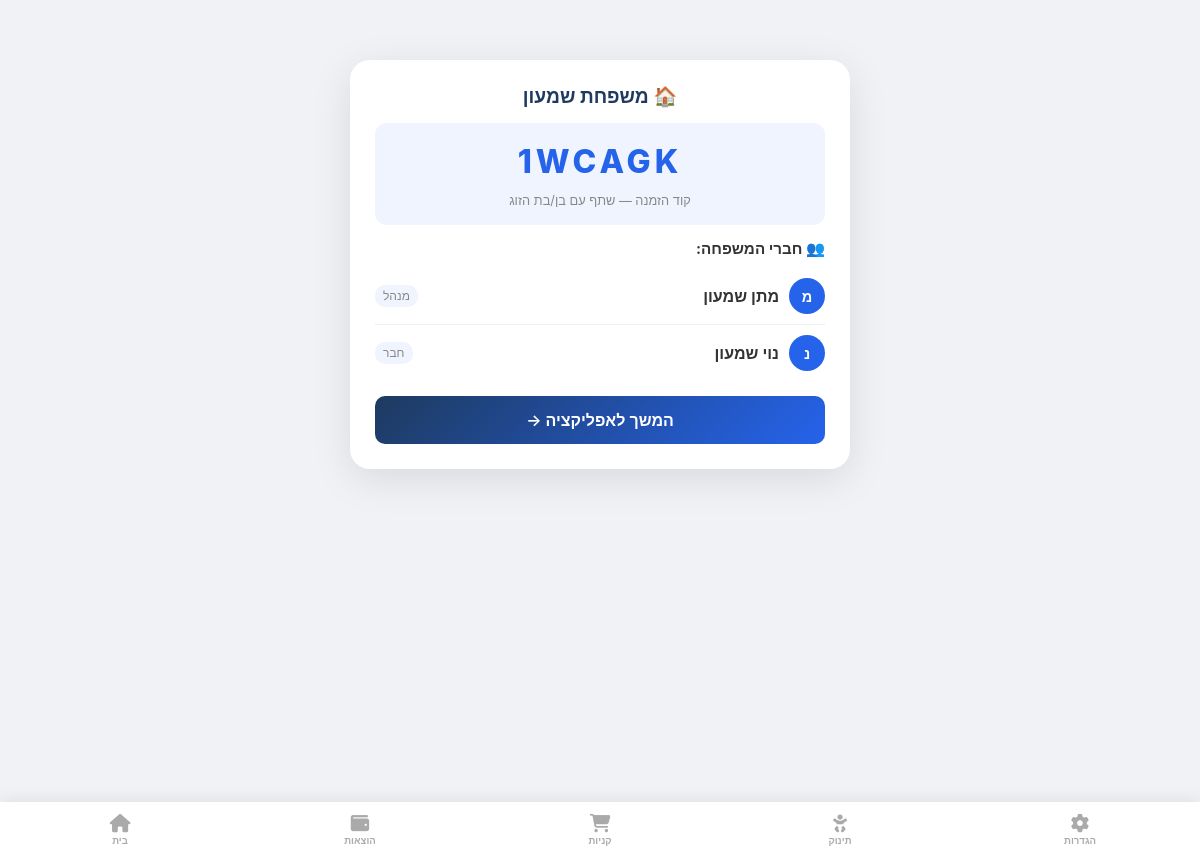
The app's page /family (signed in) with its own data.
### tables this page shows
CREATE TABLE families (
                id INTEGER PRIMARY KEY AUTOINCREMENT, name TEXT NOT NULL,
                invite_code TEXT UNIQUE NOT NULL, created_by INTEGER,
                created_at TIMESTAMP DEFAULT CURRENT_TIMESTAMP);

CREATE TABLE users (
                id INTEGER PRIMARY KEY AUTOINCREMENT, username TEXT UNIQUE NOT NULL,
                email TEXT DEFAULT '', display_name TEXT DEFAULT '',
                password_hash TEXT NOT NULL, family_id INTEGER,
                created_at TIMESTAMP DEFAULT CURRENT_TIMESTAMP, is_admin BOOLEAN DEFAULT FALSE, reset_token TEXT DEFAULT "", reset_token_exp TIMESTAMP,
                FOREIGN KEY (family_id) REFERENCES families(id));

### app.py (the view)
@app.route('/family')
@require_auth
def family_setup():
    family = None
    members = []
    if session.get('family_id'):
        with get_db() as conn:
            family = conn.execute('SELECT * FROM families WHERE id=?', (session['family_id'],)).fetchone()
            members = conn.execute('SELECT id,display_name,username FROM users WHERE family_id=?',
                                   (session['family_id'],)).fetchall()
    return render_template('family_setup.html', family=family, members=members)

### app.py (called while the page is built)
@app.after_request
def inject_csrf_token(response):
    response.set_cookie('csrf_token', generate_csrf())
    return response

@app.after_request
def add_no_cache(response):
    if request.endpoint in ('login', 'register'):
        response.headers['Cache-Control'] = 'no-store, no-cache, must-revalidate, max-age=0'
        response.headers['Pragma'] = 'no-cache'
    return response

@app.before_request
def make_session_permanent():
    session.permanent = True

def get_db():
    conn = sqlite3.connect(DATABASE, timeout=10)
    conn.row_factory = sqlite3.Row
    conn.execute('PRAGMA journal_mode=WAL')
    conn.execute('PRAGMA synchronous=NORMAL')
    conn.execute('PRAGMA busy_timeout=5000')
    return conn

def require_auth(f):
    @wraps(f)
    def decorated(*args, **kwargs):
        if 'user_id' not in session: return redirect(url_for('login'))
        if not session.get('family_id') and request.endpoint not in (
                'family_setup', 'create_family', 'join_family', 'logout', 'service_worker'):
            return redirect(url_for('family_setup'))
        return f(*args, **kwargs)
    return decorated

### templates/family_setup.html (shortened to what this page needs)
{% extends "base.html" %}
{% block content %}
<div class="family-setup">
    {% if not family %}
    <div class="fs-card">
        <div class="icon">🏠</div>
        <h2>ברוך הבא, {{ session.display_name }}!</h2>
        <p>צור משפחה חדשה או הצטרף למשפחה קיימת</p>
    </div>
    <div class="fs-card">
        <h2>צור משפחה חדשה</h2>
        <p>אתה תהיה מנהל המשפחה ותקבל קוד הזמנה לשיתוף</p>
        <form method="POST" action="{{ url_for('create_family') }}">
            <input type="hidden" name="csrf_token" value="{{ csrf_token() }}">
            <input type="text" name="family_name" placeholder="שם המשפחה (למשל: משפחת כהן)" required dir="rtl">
            <button type="submit" class="fs-btn primary">צור משפחה</button>
        </form>
    </div>
    <div class="fs-or">— או —</div>
    <div class="fs-card">
        <h2>הצטרף למשפחה קיימת</h2>
        <p>קיבלת קוד הזמנה? הכנס אותו כאן</p>
        <form method="POST" action="{{ url_for('join_family') }}">
            <input type="hidden" name="csrf_token" value="{{ csrf_token() }}">
            <input type="text" name="invite_code" placeholder="קוד הזמנה" required style="letter-spacing:3px; font-size:1.2rem; font-weight:700;">
            <button type="submit" class="fs-btn secondary">הצטרף</button>
        </form>
    </div>
    {% else %}
    <div class="fi-card">
        <h2>🏠 {{ family.name }}</h2>
        <div class="fi-code">
            <div class="code">{{ family.invite_code }}</div>
            <div class="label">קוד הזמנה — שתף עם בן/בת הזוג</div>
        </div>
        <h3 style="font-size:0.95rem; font-weight:700; color:#333; margin-bottom:10px;">👥 חברי המשפחה:</h3>
        <div class="fi-members">
            {% for member in members %}
            <div class="fi-member">
                <div class="fi-avatar">{{ member.display_name[0] }}</div>
                <div class="fi-name">{{ member.display_name }}</div>
                <span class="fi-role">{{ 'מנהל' if member.id == family.created_by else 'חבר' }}</span>
            </div>
            {% endfor %}
        </div>
        <a href="{{ url_for('home') }}" class="fi-continue">המשך לאפליקציה →</a>
    </div>
    {% endif %}
</div>
{% endblock %}

### templates/base.html (shortened to what this page needs)
<!DOCTYPE html>
<html lang="he" dir="rtl">
<head>
    <link href="https://cdnjs.cloudflare.com/ajax/libs/bootstrap/5.3.0/css/bootstrap.min.css" rel="stylesheet">
    <link href="https://cdnjs.cloudflare.com/ajax/libs/font-awesome/6.4.0/css/all.min.css" rel="stylesheet">
    <link rel="stylesheet" href="{{ url_for('static', filename='css/style.css') }}">
</head>
<body>
    <div class="container-fluid px-0 {% if session.user_id and session.family_id and request.endpoint == 'home' %}mt-3{% else %}mt-1{% endif %} page-content">
        {% block content %}{% endblock %}
    </div>
    {% if session.user_id and session.family_id %}
    {% set current_page = request.endpoint %}
    <nav class="bottom-nav">
        <a href="{{ url_for('home') }}" class="bnav-item {% if current_page == 'home' %}active{% endif %}">
            <i class="fas fa-home"></i>
            <span>בית</span>
        </a>
        <a href="{{ url_for('dashboard') }}" class="bnav-item {% if current_page in ['dashboard', 'history'] %}active{% endif %}">
            <i class="fas fa-wallet"></i>
            <span>הוצאות</span>
        </a>
        <a href="{{ url_for('shopping_list') }}" class="bnav-item {% if current_page == 'shopping_list' %}active{% endif %}">
            <i class="fas fa-cart-shopping"></i>
            <span>קניות</span>
        </a>
        <a href="{{ url_for('baby_tracker') }}" class="bnav-item {% if current_page == 'baby_tracker' %}active{% endif %}">
            <i class="fas fa-baby"></i>
            <span>תינוק</span>
        </a>
        <a href="{{ url_for('settings') }}" class="bnav-item {% if current_page == 'settings' %}active{% endif %}">
            <i class="fas fa-cog"></i>
            <span>הגדרות</span>
        </a>
    </nav>
    {% endif %}
</body>
</html>

### templates/base.html (style rules this page uses)
:root { --primary: #2563eb; --bg: #f0f2f5; --card: #ffffff; }
* { -webkit-tap-highlight-color: transparent; }
body { background: var(--bg); min-height: 100vh; font-family: -apple-system, BlinkMacSystemFont, 'Segoe UI', Roboto, sans-serif; padding-bottom: 70px; color: #333; }
.bottom-nav { position: fixed; bottom: 0; left: 0; right: 0; background: white; display: flex; justify-content: space-around; align-items: center; height: 58px; box-shadow: 0 -2px 15px rgba(0,0,0,0.08); z-index: 1000; direction: ltr; }
.bnav-item { display: flex; flex-direction: column; align-items: center; justify-content: center; flex: 1; text-decoration: none; color: #aaa; font-size: 0.6rem; font-weight: 600; padding: 6px 0; transition: all 0.2s; position: relative; }
.bnav-item i { font-size: 1.15rem; margin-bottom: 2px; transition: all 0.2s; }

### templates/family_setup.html (style rules this page uses)
.family-setup { max-width: 500px; margin: 5% auto; direction: rtl; }
.fi-card { background: white; border-radius: 20px; padding: 25px; box-shadow: 0 10px 40px rgba(0,0,0,0.1); }
.fi-card h2 { font-size: 1.2rem; font-weight: 700; color: #1e3a5f; margin-bottom: 15px; text-align: center; }
.fi-code { background: #f0f4ff; border-radius: 12px; padding: 15px; text-align: center; margin-bottom: 15px; }
.fi-code .code { font-size: 2rem; font-weight: 800; letter-spacing: 4px; color: #2563eb; }
.fi-code .label { font-size: 0.8rem; color: #888; margin-top: 5px; }
.fi-members { margin-bottom: 15px; }
.fi-member { display: flex; align-items: center; gap: 10px; padding: 10px 0; border-bottom: 1px solid #f0f0f0; }
.fi-member:last-child { border-bottom: none; }
.fi-avatar { width: 36px; height: 36px; border-radius: 50%; background: #2563eb; color: white; display: flex; align-items: center; justify-content: center; font-weight: 700; font-size: 0.9rem; }
.fi-name { flex: 1; font-weight: 600; color: #333; }
.fi-role { font-size: 0.75rem; color: #888; background: #f0f4ff; padding: 2px 8px; border-radius: 10px; }
.fi-continue { width: 100%; padding: 12px; background: linear-gradient(135deg, #1e3a5f, #2563eb); color: white; border: none; border-radius: 10px; font-size: 1rem; font-weight: 600; cursor: pointer; text-decoration: none; display: block; text-align: center; }

### records on screen
families: name "משפחת שמעון", invite_code "1WCAGK", created_by "מנהל", created_by "חבר"
users: display_name "מ", display_name "מתן שמעון"
users: display_name "נ", display_name "נוי שמעון"
